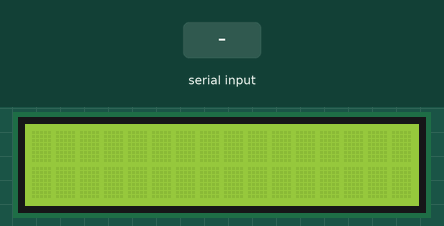
Recording of a sketch running on a simulated Arduino Uno, built with avr-gcc and run on an emulated ATmega328P. Shown: 16×2 character LCD. The test bench sets the inputs (shaded band).

Above: at 1.2 s.
1.3 s: "1\n" received over Serial
At 3.2 s:
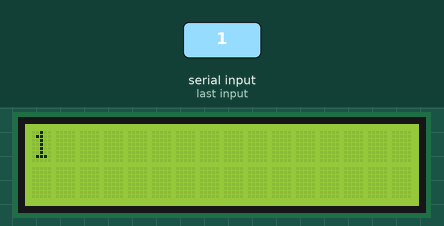
3.8 s: "0\n" received over Serial
At 5.1 s:
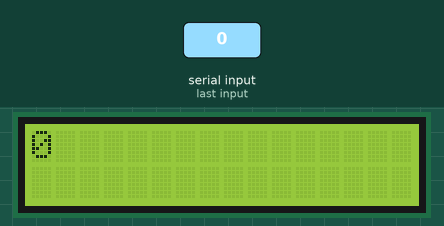
6.3 s: "2\n" received over Serial
At 8.2 s:
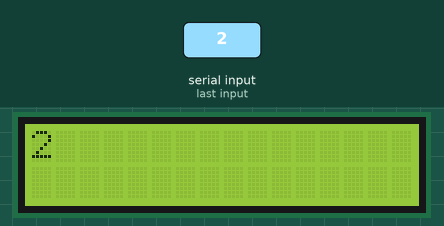
Timing chart, 0 to 9.7 s (numbered marks = the images above; inputs shaded):
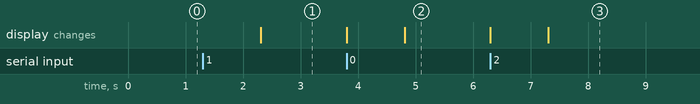

The sketch:

sketch_arduino_I2CLcd_CPU_Memory_usage_.ino
```cpp
#include<LiquidCrystal_I2C.h>
LiquidCrystal_I2C lcd(0x27,16,2);

void setup(){
    lcd.init();
    lcd.clear();
    lcd.backlight();
    lcd.setCursor(2,0);
    // lcd.print("Hello Nayan!");
    // delay(1000);
    Serial.begin(9600);
}
void loop(){
    if (Serial.available() > 0){

        lcd.clear();
        String data = Serial.readStringUntil("\n");

        int newlineindex = data.indexOf("\n");
        if(newlineindex != -1){
          String line1 = data.substring(0,newlineindex);
          String line2 = data.substring(newlineindex + 1);
          lcd.clear();

          lcd.setCursor(0,0);
          lcd.print(line1);

          lcd.setCursor(0,1);
          lcd.print(line2);
        }
    }
}
```

Measured:
- after the input at 1.3 s, the display: changes after 1.0 s (image 1)
- after the input at 3.8 s, the display: first changes at once (image 2 shows a later state)
- after the input at 6.3 s, the display: first changes at once (image 3 shows a later state)
